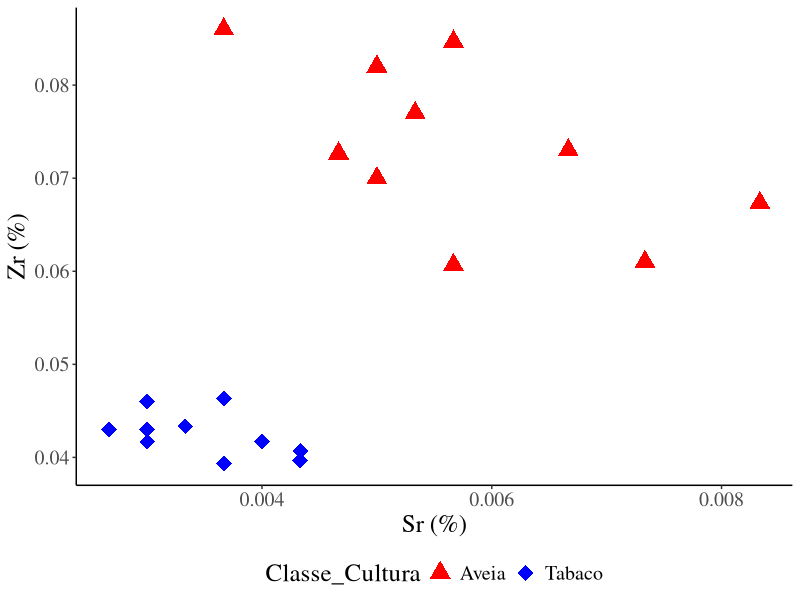
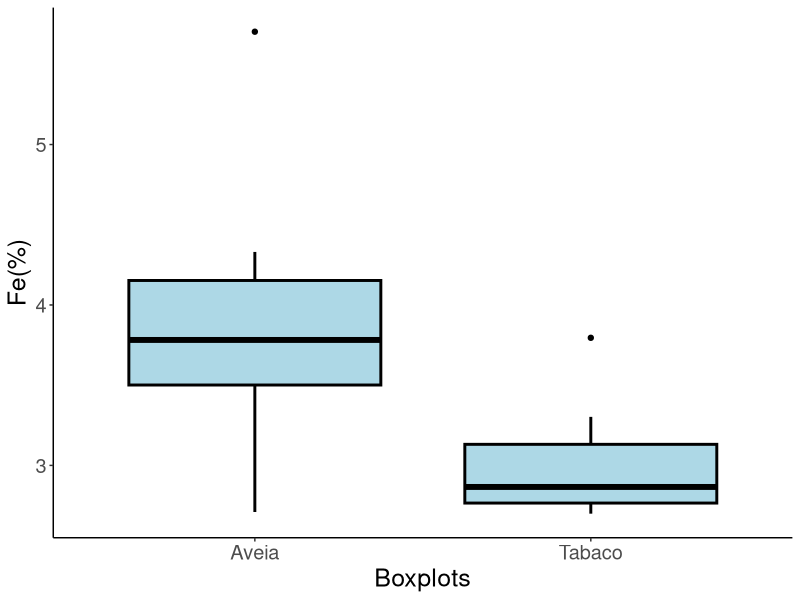
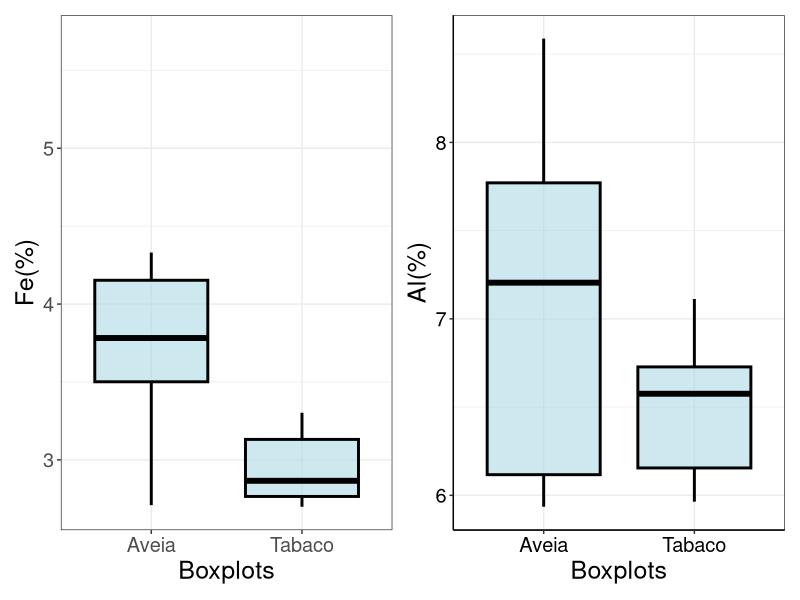
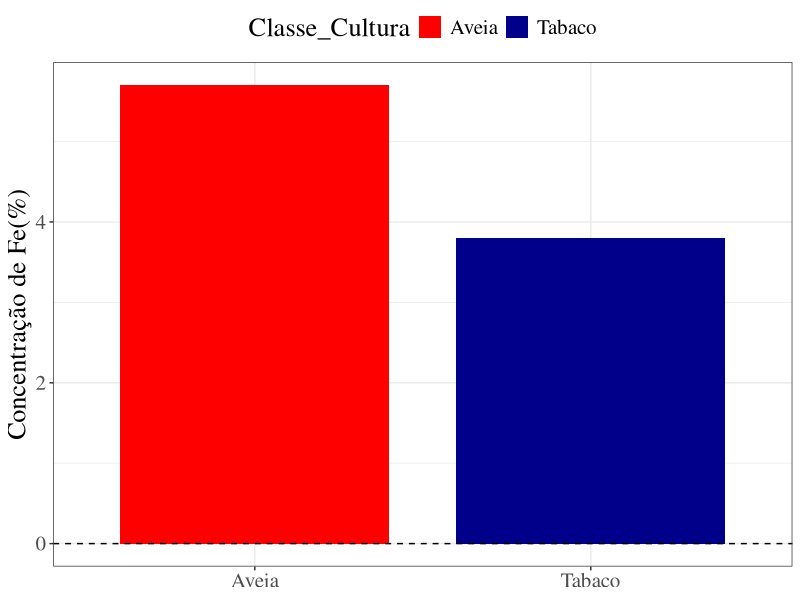
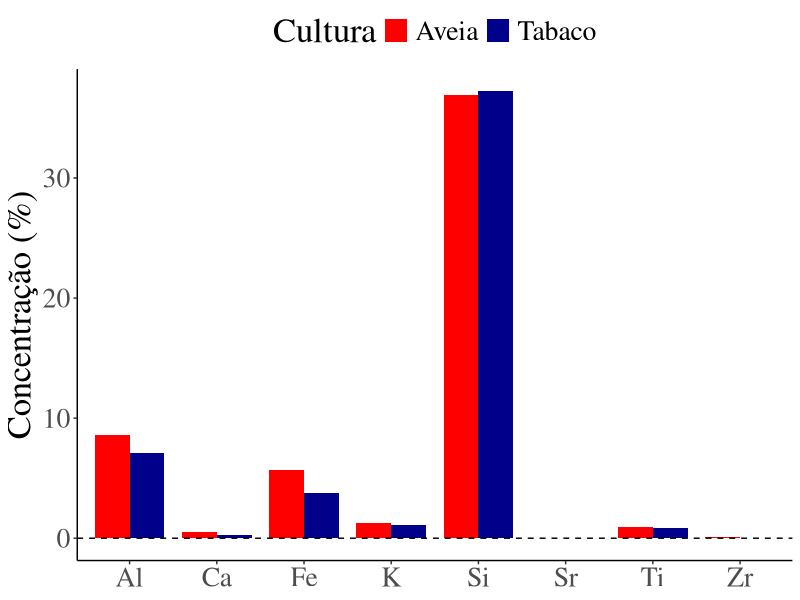
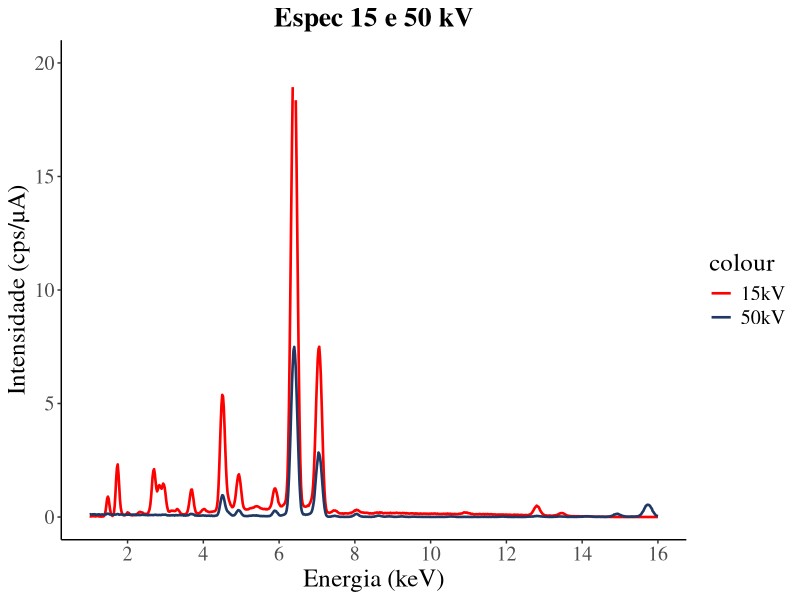

Reproduce these figures in R, in order.
#script para plotagem de gráficos utilizando o ggplot2
library(readr)#para importar csv
library(readxl)#para arquivos do excel
library(ggplot2)#para plotagem
library(magrittr)
library(tidyr)

#definindo o diretório
setwd("./dados")

#importar o espectro com o nome as amostras na primeira linha e as variaveis nas colunas
#dados <- read.csv("nome do arquivo.CSV", sep=";")
dados <- read_excel("dados_arroio_boavista.xlsx") %>% as.data.frame() #se os dados forem no formato de planilhas do excel

#plotando gráficos com o ggplot2
#manipulando os dados

Classe_Cultura <- dados[,1] 
Classe_Cultura

dados <- dados[,-1]

############################GRÁFICOS DE DISPERSÃO####################################################################

ggplot(dados, aes(x=Sr, y=Zr)) +
  geom_point(aes(colour=Classe_Cultura, shape=Classe_Cultura), size=5) +
  scale_shape_manual(values = c(17,18)) +
  scale_color_manual(values = c("red", "blue")) +
  theme_classic( ) +
  theme(legend.position = "bottom", 
        text = element_text(size=18, 
                            family = "serif")) +
  labs(x="Sr (%)",y="Zr (%)")


###########################BOX_PLOT####################################################################

ggplot(dados, aes(x=Classe_Cultura, y=Fe)) + 
  geom_boxplot(size = 1, color="black", fill = "lightblue", alpha =1) + 
  theme_classic() +
  theme(text = element_text(size=18)) +
  labs(x="Boxplots", y= "Fe(%)")

#alpha transparencia
#A funcao geom_boxplot utiliza o criterio de Tukey para identificar outliers. 
#Este criterio define um outlier como um valor que e maior do que o intervalo Q3 + 1.5 * IQR (onde IQR e o intervalo interquartil) ou menor do que Q1 - 1.5 * IQR. 
#Valores que sao identificados como outliers sao representados como pontos fora da caixa do grafico de caixa.
#para removêlos do gráfico vamos usar o outlier.shape = NA

g1 <- ggplot(dados, aes(x=Classe_Cultura, y=Fe))+
  geom_boxplot(size = 1, color="black", fill = "lightblue", 
               alpha =0.6, outlier.shape = NA) + 
  theme_bw() +
  theme(text = element_text(size=18)) +
  labs(x="Boxplots", y= "Fe(%)")


g2 <- ggplot(dados, aes(x=Classe_Cultura, y=Al))+
  geom_boxplot(size = 1, color="black", fill = "lightblue", 
               alpha =0.6, outlier.shape = NA) + 
  theme_bw() +
  theme(text = element_text(size=18),
        axis.line = element_line(colour = "black"),
        axis.text.x = element_text(color = "black"), 
        axis.text.y = element_text(color = "black")) +
  labs(x="Boxplots", y= "Al(%)")


#pode ser que seja interessante plotar os gráficos lado a lado.
#podemos fazer isso com o pacote pacthwork
install.packages("patchwork")#para instalar
library(patchwork)#para habilitar

g1 + g2

###########################GRAFICO_DE_BARRAS####################################################################

ggplot(dados, aes(x=Classe_Cultura, y =Fe, fill=Classe_Cultura)) + 
  geom_bar(stat = "identity", 
           position="dodge", 
           width = 0.8) +
  scale_fill_manual(values = c("red", "darkblue")) + 
  theme_bw( )+
  theme(legend.position ="top", 
        text = element_text(size=19, family = "serif")) +
  labs(y="Concentração de Fe(%)", 
       x=NULL) + 
  geom_hline(yintercept = 0, 
             linetype="dashed")

#Para um gráfico com todos os elementos, primeiro derreta os dados de várias colunas em uma única coluna de valor e outra de nomes. 
#você pode fazer isso usando a função tidyr::gather():
dados_long <- gather(dados[], key = "Elementos", value = "Concentracao")

#Além disso, para as classes, vamos criar um data.frame chamado classes para poder dividor os dados na plotagem
Cultura <- data.frame(Cultura = rep(NA, 160))
Cultura[1:160,] <- Classe_Cultura 
Cultura <- as.matrix(Cultura)

#plotando

ggplot(dados_long, 
       aes(x = Elementos, y =Concentracao, fill=Cultura)) + 
  geom_bar(stat = "identity", 
           position="dodge", 
           width = 0.8) +
  scale_fill_manual(values = c("red", "darkblue")) + 
  theme_classic( )+
  theme(legend.position ="top", 
        text = element_text(size=25, family = "serif")) +
  labs(y="Concentração (%)", x=NULL) + 
  geom_hline(yintercept = 0, 
             linetype="dashed")


############################GRÁFICOS DE LINHA(ESPECTROS)####################################################################

espectros <- read_excel("espectros_poisson.xlsx") %>% as.data.frame()#nao indiquei o caminho pq ja defini o diretório, o arquivo está nele  

ggplot(espectros, 
       aes(x=Energia)) +
  geom_line(aes(y=Espec15, colour="15kV"), size=0.9)+
  geom_line(aes(y=Espec50, colour="50kV"), size=0.9)+
  scale_color_manual(values = c("red", "#203864"))+
  theme_classic( ) +
  theme(legend.position = "right", 
        text = element_text(size=18, family = "serif"),
        plot.title = element_text(size = 20, 
                                  face = "bold", 
                                  hjust = 0.5)) +
  labs(x="Energia (keV)", 
       y= "Intensidade (cps/µA)") + 
  scale_x_continuous(breaks = seq(0, 30, by = 2), 
                     limits = c(1,16)) +
  scale_y_continuous(breaks = seq(0, 40, by = 5), 
                     limits = c(0,20)) + 
  ggtitle("Espec 15 e 50 kV")
